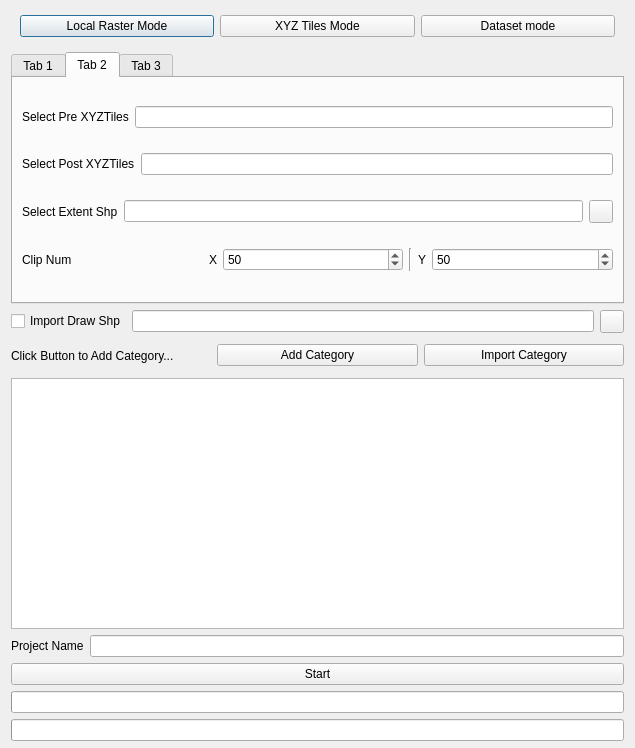
<?xml version="1.0" encoding="UTF-8"?>
<ui version="4.0">
 <class>cdCreateProjectDialog</class>
 <widget class="QDialog" name="cdCreateProjectDialog">
  <property name="geometry">
   <rect>
    <x>0</x>
    <y>0</y>
    <width>635</width>
    <height>748</height>
   </rect>
  </property>
  <property name="windowTitle">
   <string>Create Project</string>
  </property>
  <layout class="QVBoxLayout" name="verticalLayout">
   <property name="spacing">
    <number>6</number>
   </property>
   <property name="topMargin">
    <number>6</number>
   </property>
   <property name="bottomMargin">
    <number>7</number>
   </property>
   <item>
    <widget class="CardWidget" name="CardWidget_5">
     <layout class="QHBoxLayout" name="horizontalLayout_6">
      <item>
       <widget class="PillPushButton" name="tifModePb">
        <property name="text">
         <string>Local Raster Mode</string>
        </property>
        <attribute name="buttonGroup">
         <string notr="true">modePbGroup</string>
        </attribute>
       </widget>
      </item>
      <item>
       <widget class="PillPushButton" name="wmsModePb">
        <property name="text">
         <string>XYZ Tiles Mode</string>
        </property>
        <attribute name="buttonGroup">
         <string notr="true">modePbGroup</string>
        </attribute>
       </widget>
      </item>
      <item>
       <widget class="PillPushButton" name="multiTifModePb">
        <property name="text">
         <string>Dataset mode</string>
        </property>
        <attribute name="buttonGroup">
         <string notr="true">modePbGroup</string>
        </attribute>
       </widget>
      </item>
     </layout>
    </widget>
   </item>
   <item>
    <widget class="QTabWidget" name="tabWidget">
     <property name="currentIndex">
      <number>1</number>
     </property>
     <widget class="QWidget" name="tifMode">
      <attribute name="title">
       <string>Tab 1</string>
      </attribute>
      <layout class="QVBoxLayout" name="verticalLayout_2">
       <item>
        <layout class="QHBoxLayout" name="horizontalLayout_7">
         <item>
          <widget class="BodyLabel" name="BodyLabel">
           <property name="text">
            <string>Select Pre Raster</string>
           </property>
          </widget>
         </item>
         <item>
          <widget class="LineEdit" name="selectTifLe"/>
         </item>
         <item>
          <widget class="ToolButton" name="selectTifPb"/>
         </item>
        </layout>
       </item>
       <item>
        <layout class="QHBoxLayout" name="horizontalLayout_8">
         <item>
          <widget class="BodyLabel" name="BodyLabel_2">
           <property name="text">
            <string>Select Post Raster</string>
           </property>
          </widget>
         </item>
         <item>
          <widget class="LineEdit" name="selectTifIILe"/>
         </item>
         <item>
          <widget class="ToolButton" name="selectTifIIPb"/>
         </item>
        </layout>
       </item>
       <item>
        <layout class="QHBoxLayout" name="selectMosaicLayout">
         <item>
          <widget class="CheckBox" name="importMosaicCb">
           <property name="minimumSize">
            <size>
             <width>29</width>
             <height>22</height>
            </size>
           </property>
           <property name="text">
            <string>Import Mosaic Shp</string>
           </property>
          </widget>
         </item>
         <item>
          <widget class="LineEdit" name="selectMosaicLe">
           <property name="readOnly">
            <bool>false</bool>
           </property>
          </widget>
         </item>
         <item>
          <widget class="ToolButton" name="selectMosaicPb"/>
         </item>
        </layout>
       </item>
       <item>
        <layout class="QHBoxLayout" name="selectMosaicLayout_2">
         <item>
          <widget class="CheckBox" name="preFishCb">
           <property name="minimumSize">
            <size>
             <width>29</width>
             <height>22</height>
            </size>
           </property>
           <property name="text">
            <string>Create Fishnet base in Pre Raster</string>
           </property>
           <property name="checked">
            <bool>false</bool>
           </property>
           <attribute name="buttonGroup">
            <string notr="true">fishGroup</string>
           </attribute>
          </widget>
         </item>
         <item>
          <widget class="CheckBox" name="lateFishCb">
           <property name="minimumSize">
            <size>
             <width>29</width>
             <height>22</height>
            </size>
           </property>
           <property name="text">
            <string>Create Fishnet base in Post Raster</string>
           </property>
           <property name="checked">
            <bool>true</bool>
           </property>
           <attribute name="buttonGroup">
            <string notr="true">fishGroup</string>
           </attribute>
          </widget>
         </item>
        </layout>
       </item>
       <item>
        <layout class="QHBoxLayout" name="horizontalLayout">
         <item>
          <widget class="BodyLabel" name="BodyLabel_3">
           <property name="text">
            <string>Size of Pre Raster</string>
           </property>
          </widget>
         </item>
         <item>
          <widget class="BodyLabel" name="tifSize">
           <property name="text">
            <string>？？？</string>
           </property>
          </widget>
         </item>
         <item>
          <widget class="BodyLabel" name="BodyLabel_5">
           <property name="text">
            <string>Size of Post Raster</string>
           </property>
          </widget>
         </item>
         <item>
          <widget class="BodyLabel" name="tifIISize">
           <property name="text">
            <string>？？？</string>
           </property>
          </widget>
         </item>
        </layout>
       </item>
       <item>
        <layout class="QHBoxLayout" name="horizontalLayout_4">
         <item>
          <widget class="BodyLabel" name="BodyLabel_8">
           <property name="text">
            <string>Imgsize</string>
           </property>
          </widget>
         </item>
         <item>
          <widget class="SpinBox" name="segSizeSb">
           <property name="readOnly">
            <bool>false</bool>
           </property>
           <property name="minimum">
            <number>256</number>
           </property>
           <property name="maximum">
            <number>4096</number>
           </property>
           <property name="singleStep">
            <number>256</number>
           </property>
          </widget>
         </item>
        </layout>
       </item>
      </layout>
     </widget>
     <widget class="QWidget" name="wmsMode">
      <attribute name="title">
       <string>Tab 2</string>
      </attribute>
      <layout class="QVBoxLayout" name="verticalLayout_3">
       <item>
        <layout class="QHBoxLayout" name="horizontalLayout_9">
         <item>
          <widget class="BodyLabel" name="BodyLabel_6">
           <property name="text">
            <string>Select Pre XYZTiles</string>
           </property>
          </widget>
         </item>
         <item>
          <widget class="LineEdit" name="selectXYZTilesLE">
           <property name="locale">
            <locale language="English" country="UnitedStates"/>
           </property>
          </widget>
         </item>
        </layout>
       </item>
       <item>
        <layout class="QHBoxLayout" name="horizontalLayout_10">
         <item>
          <widget class="BodyLabel" name="BodyLabel_7">
           <property name="text">
            <string>Select Post XYZTiles</string>
           </property>
          </widget>
         </item>
         <item>
          <widget class="LineEdit" name="selectXYZTilesLEII">
           <property name="locale">
            <locale language="English" country="UnitedStates"/>
           </property>
          </widget>
         </item>
        </layout>
       </item>
       <item>
        <layout class="QHBoxLayout" name="horizontalLayout_11">
         <item>
          <widget class="BodyLabel" name="BodyLabel_9">
           <property name="text">
            <string>Select Extent Shp</string>
           </property>
          </widget>
         </item>
         <item>
          <widget class="LineEdit" name="selectExtentShp"/>
         </item>
         <item>
          <widget class="ToolButton" name="selectExtentPb"/>
         </item>
        </layout>
       </item>
       <item>
        <layout class="QHBoxLayout" name="horizontalLayout_5">
         <item>
          <widget class="BodyLabel" name="BodyLabel_10">
           <property name="text">
            <string>Clip Num</string>
           </property>
          </widget>
         </item>
         <item>
          <widget class="BodyLabel" name="BodyLabel_11">
           <property name="sizePolicy">
            <sizepolicy hsizetype="Fixed" vsizetype="Preferred">
             <horstretch>0</horstretch>
             <verstretch>0</verstretch>
            </sizepolicy>
           </property>
           <property name="text">
            <string>X</string>
           </property>
          </widget>
         </item>
         <item>
          <widget class="SpinBox" name="xSegNum">
           <property name="readOnly">
            <bool>false</bool>
           </property>
           <property name="minimum">
            <number>5</number>
           </property>
           <property name="maximum">
            <number>1000</number>
           </property>
           <property name="singleStep">
            <number>10</number>
           </property>
           <property name="value">
            <number>50</number>
           </property>
          </widget>
         </item>
         <item>
          <widget class="Line" name="line">
           <property name="orientation">
            <enum>Qt::Vertical</enum>
           </property>
          </widget>
         </item>
         <item>
          <widget class="BodyLabel" name="BodyLabel_13">
           <property name="sizePolicy">
            <sizepolicy hsizetype="Fixed" vsizetype="Preferred">
             <horstretch>0</horstretch>
             <verstretch>0</verstretch>
            </sizepolicy>
           </property>
           <property name="text">
            <string>Y</string>
           </property>
          </widget>
         </item>
         <item>
          <widget class="SpinBox" name="ySegNum">
           <property name="readOnly">
            <bool>false</bool>
           </property>
           <property name="minimum">
            <number>5</number>
           </property>
           <property name="maximum">
            <number>10000</number>
           </property>
           <property name="singleStep">
            <number>10</number>
           </property>
           <property name="value">
            <number>50</number>
           </property>
          </widget>
         </item>
        </layout>
       </item>
      </layout>
     </widget>
     <widget class="QWidget" name="multiMode">
      <attribute name="title">
       <string>Tab 3</string>
      </attribute>
      <layout class="QVBoxLayout" name="verticalLayout_6">
       <item>
        <layout class="QHBoxLayout" name="horizontalLayout_12">
         <item>
          <widget class="BodyLabel" name="BodyLabel_12">
           <property name="text">
            <string>Select Pre Raster Folder</string>
           </property>
          </widget>
         </item>
         <item>
          <layout class="QVBoxLayout" name="verticalLayout_4">
           <item>
            <layout class="QHBoxLayout" name="horizontalLayout_13">
             <item>
              <widget class="LineEdit" name="selectTifDirLe"/>
             </item>
             <item>
              <widget class="ToolButton" name="selectTifDirPb"/>
             </item>
            </layout>
           </item>
           <item>
            <layout class="QHBoxLayout" name="horizontalLayout_2">
             <item>
              <widget class="BodyLabel" name="BodyLabel_14">
               <property name="text">
                <string>Pre Raster postfix</string>
               </property>
              </widget>
             </item>
             <item>
              <widget class="LineEdit" name="imgPostLineEdit">
               <property name="readOnly">
                <bool>true</bool>
               </property>
              </widget>
             </item>
            </layout>
           </item>
          </layout>
         </item>
        </layout>
       </item>
       <item>
        <layout class="QHBoxLayout" name="horizontalLayout_17">
         <item>
          <widget class="BodyLabel" name="BodyLabel_15">
           <property name="text">
            <string>Select Post Raster Folder</string>
           </property>
          </widget>
         </item>
         <item>
          <layout class="QVBoxLayout" name="verticalLayout_7">
           <item>
            <layout class="QHBoxLayout" name="horizontalLayout_18">
             <item>
              <widget class="LineEdit" name="selectTifIIDirLe"/>
             </item>
             <item>
              <widget class="ToolButton" name="selectTifIIDirPb"/>
             </item>
            </layout>
           </item>
           <item>
            <layout class="QHBoxLayout" name="horizontalLayout_19">
             <item>
              <widget class="BodyLabel" name="BodyLabel_16">
               <property name="text">
                <string>Post Raster postfix</string>
               </property>
              </widget>
             </item>
             <item>
              <widget class="LineEdit" name="imgIIPostLineEdit">
               <property name="readOnly">
                <bool>true</bool>
               </property>
              </widget>
             </item>
            </layout>
           </item>
          </layout>
         </item>
        </layout>
       </item>
       <item>
        <layout class="QHBoxLayout" name="horizontalLayout_14">
         <item>
          <widget class="CheckBox" name="importLabelDirCb">
           <property name="minimumSize">
            <size>
             <width>29</width>
             <height>22</height>
            </size>
           </property>
           <property name="text">
            <string>Import Label Folder</string>
           </property>
          </widget>
         </item>
         <item>
          <layout class="QVBoxLayout" name="verticalLayout_5">
           <item>
            <layout class="QHBoxLayout" name="horizontalLayout_15">
             <item>
              <widget class="LineEdit" name="selectLabelDirLe"/>
             </item>
             <item>
              <widget class="ToolButton" name="selectLabelDirPb"/>
             </item>
            </layout>
           </item>
           <item>
            <layout class="QHBoxLayout" name="horizontalLayout_16">
             <item>
              <widget class="BodyLabel" name="labelPostLabel">
               <property name="text">
                <string>Label postfix</string>
               </property>
              </widget>
             </item>
             <item>
              <widget class="LineEdit" name="labelPostLineEdit">
               <property name="readOnly">
                <bool>true</bool>
               </property>
              </widget>
             </item>
            </layout>
           </item>
          </layout>
         </item>
        </layout>
       </item>
      </layout>
     </widget>
    </widget>
   </item>
   <item>
    <layout class="QHBoxLayout" name="selectShpLayout">
     <item>
      <widget class="CheckBox" name="importShpCb">
       <property name="minimumSize">
        <size>
         <width>29</width>
         <height>22</height>
        </size>
       </property>
       <property name="text">
        <string>Import Draw Shp</string>
       </property>
      </widget>
     </item>
     <item>
      <widget class="LineEdit" name="selectShpLe">
       <property name="readOnly">
        <bool>true</bool>
       </property>
      </widget>
     </item>
     <item>
      <widget class="ToolButton" name="selectShpPb"/>
     </item>
    </layout>
   </item>
   <item>
    <layout class="QHBoxLayout" name="selectTypeLayout">
     <item>
      <widget class="BodyLabel" name="selectTypeLabel">
       <property name="minimumSize">
        <size>
         <width>0</width>
         <height>33</height>
        </size>
       </property>
       <property name="text">
        <string>Click Button to Add Category...</string>
       </property>
      </widget>
     </item>
     <item>
      <widget class="PushButton" name="selectSegmentType">
       <property name="text">
        <string>Add Category</string>
       </property>
      </widget>
     </item>
     <item>
      <widget class="PushButton" name="importSegmentType">
       <property name="text">
        <string>Import Category</string>
       </property>
      </widget>
     </item>
    </layout>
   </item>
   <item>
    <widget class="ListView" name="ListView"/>
   </item>
   <item>
    <layout class="QHBoxLayout" name="horizontalLayout_3">
     <item>
      <widget class="BodyLabel" name="BodyLabel_4">
       <property name="text">
        <string>Project Name</string>
       </property>
      </widget>
     </item>
     <item>
      <widget class="LineEdit" name="projectNameLe">
       <property name="maxLength">
        <number>40</number>
       </property>
      </widget>
     </item>
    </layout>
   </item>
   <item>
    <widget class="PushButton" name="runPB">
     <property name="text">
      <string>Start</string>
     </property>
    </widget>
   </item>
   <item>
    <widget class="ProgressBar" name="ProgressBar"/>
   </item>
   <item>
    <widget class="IndeterminateProgressBar" name="IndeterminateProgressBar"/>
   </item>
  </layout>
 </widget>
 <customwidgets>
  <customwidget>
   <class>CheckBox</class>
   <extends>QCheckBox</extends>
   <header>qfluentwidgets</header>
  </customwidget>
  <customwidget>
   <class>PushButton</class>
   <extends>QPushButton</extends>
   <header>qfluentwidgets</header>
  </customwidget>
  <customwidget>
   <class>PillPushButton</class>
   <extends>ToggleButton</extends>
   <header>qfluentwidgets</header>
  </customwidget>
  <customwidget>
   <class>ToolButton</class>
   <extends>QToolButton</extends>
   <header>qfluentwidgets</header>
  </customwidget>
  <customwidget>
   <class>ToggleButton</class>
   <extends>PushButton</extends>
   <header>qfluentwidgets</header>
  </customwidget>
  <customwidget>
   <class>CardWidget</class>
   <extends>QFrame</extends>
   <header>qfluentwidgets</header>
   <container>1</container>
  </customwidget>
  <customwidget>
   <class>BodyLabel</class>
   <extends>QLabel</extends>
   <header>qfluentwidgets</header>
  </customwidget>
  <customwidget>
   <class>ProgressBar</class>
   <extends>QProgressBar</extends>
   <header>qfluentwidgets</header>
  </customwidget>
  <customwidget>
   <class>IndeterminateProgressBar</class>
   <extends>QProgressBar</extends>
   <header>qfluentwidgets</header>
  </customwidget>
  <customwidget>
   <class>LineEdit</class>
   <extends>QLineEdit</extends>
   <header>qfluentwidgets</header>
  </customwidget>
  <customwidget>
   <class>SpinBox</class>
   <extends>QSpinBox</extends>
   <header>qfluentwidgets</header>
  </customwidget>
  <customwidget>
   <class>ListView</class>
   <extends>QListView</extends>
   <header>qfluentwidgets</header>
  </customwidget>
 </customwidgets>
 <resources/>
 <connections/>
 <buttongroups>
  <buttongroup name="fishGroup"/>
  <buttongroup name="modePbGroup"/>
 </buttongroups>
</ui>
